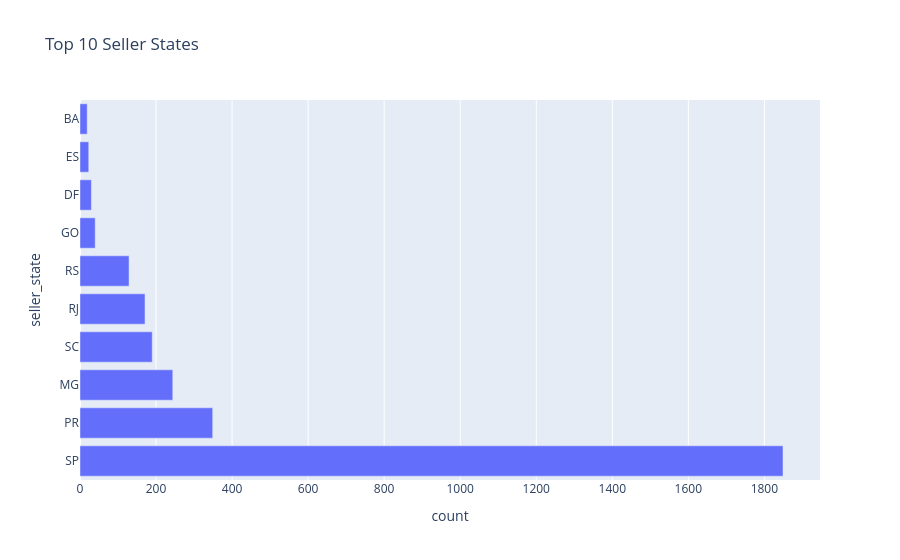

This figure's notebook cell:
### Code cell
sellers_table = tables['sellers']
seller_states = sellers_table['seller_state'].value_counts().reset_index()
seller_state_chart = px.bar(seller_states.sort_values('count', ascending=False).head(10),
                           orientation='h',
                           x='count',
                           y='seller_state',
                           title='Top 10 Seller States')
seller_state_chart.show()

### Figure 1 — Plotly figure (JSON) as saved in the notebook; plotly's stock layout.template omitted (floating-point values rounded to 4 significant figures)
{"data": [{"alignmentgroup": "True", "hovertemplate": "count=%{x}<br>seller_state=%{y}<extra></extra>", "legendgroup": "", "marker": {"color": "#636efa", "pattern": {"shape": ""}}, "name": "", "offsetgroup": "", "orientation": "h", "showlegend": false, "textposition": "auto", "type": "bar", "x": [1849, 349, 244, 190, 171, 129, 40, 30, 23, 19], "xaxis": "x", "y": ["SP", "PR", "MG", "SC", "RJ", "RS", "GO", "DF", "ES", "BA"], "yaxis": "y"}], "layout": {"barmode": "relative", "legend": {"tracegroupgap": 0}, "title": {"text": "Top 10 Seller States"}, "xaxis": {"anchor": "y", "domain": [0, 1], "title": {"text": "count"}}, "yaxis": {"anchor": "x", "domain": [0, 1], "title": {"text": "seller_state"}}}}
